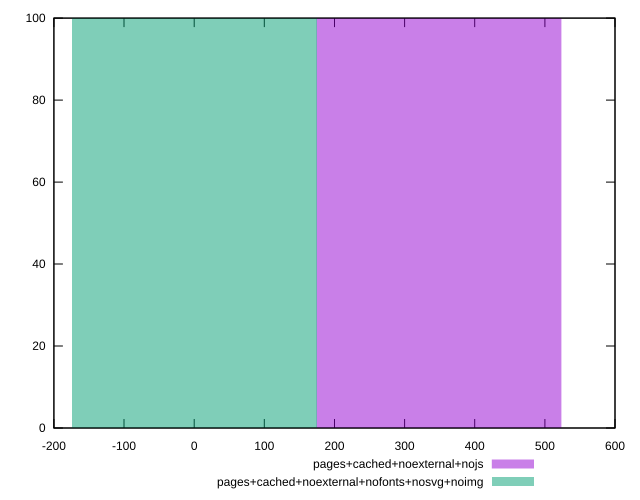

Generate this figure with gnuplot:
reset
set terminal svg size 640, 500
set output "reprap/unused-css-rules/comparison/histogram/10_vs_11.svg"

$pagesCachedNoexternalNojs <<EOF
348.92868174251157 100
EOF

$pagesCachedNoexternalNofontsNosvgNoimg <<EOF
0 100
EOF

set key outside below
set boxwidth 348.92868174251157
set yrange [0:100]
set style fill transparent solid 0.5 noborder

plot \
  $pagesCachedNoexternalNojs title "pages+cached+noexternal+nojs" with boxes, \
  $pagesCachedNoexternalNofontsNosvgNoimg title "pages+cached+noexternal+nofonts+nosvg+noimg" with boxes, \


reset
